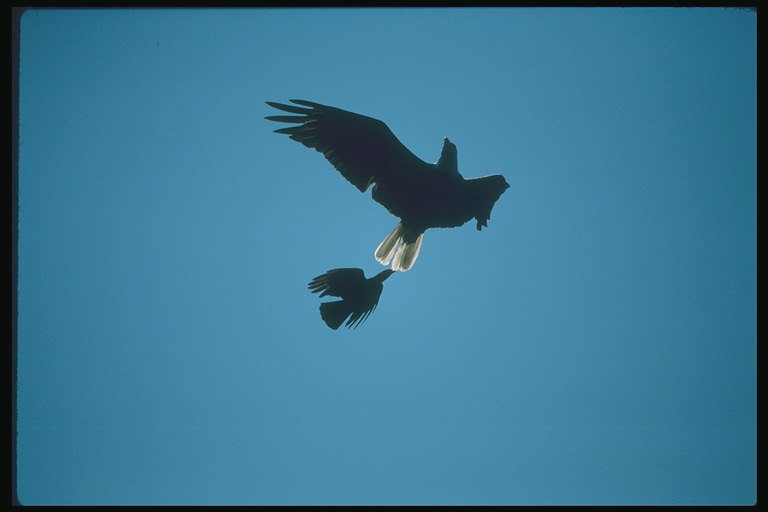
#> input picture datasets/testSample.jpg, 768 x 512 px, found by its file name
$ python play_test.py
#> lines starting #> are read from the running program, lines starting #| are printed output that depends on the picture
"""
Fixing the gmm with rnk
"""

import math
from collections import defaultdict

import cv2
import numpy as np
from matplotlib import pyplot
from scipy.special import digamma
from scipy.special import gamma
from sklearn.cluster import KMeans


def alpha_n():
    pass


def beta_n():
    pass


def s_n():
    pass


def m_n():
    pass


# E[ln pik]
def e_ln_pi_k(gama0, Nk):
    gammak = gama0 + Nk
    return digamma(gammak) - digamma(gammak.sum())


# E[T^2-lambda]
def e_t_two_lambda():
    pass


# E[|x-u|^lambda]
# [18 lines left out: functions e_x_mean_lambda, e_x_mean_lambda_short, not called in this run]


def e_x_mean_lamnda_2(mk, x, s0):
    y = (2 * mk.reshape(-1, 1) * x)
    y1 = np.power(x, 2) + np.power(mk, 2).reshape(-1, 1)
    return (1 / s0).reshape(-1, 1) + y1 - y


# [4 lines left out: function exp_mean_lambda_n, not called in this run]


# E[mean]
def e_mean():
    pass


# E[mean^2]
def e_mean_two():
    pass


# E[ln(T)]
def e_ln_precision(alpha, beta):
    # [5 lines of commented-out code are left out]
    return digamma(alpha) - np.log(beta)


# E[T]
def e_precision(alpha, beta):
    return alpha / beta


def e_precision_2(alphak, betak, shape):
    # return alphak / betak
    # p1 = gamma(alphak) * np.power(betak, 2 - shape)
    # temp = []
    # for i in p1:
    #     if i==np.inf:
    #         temp.append(0)
    #     else:
    #         temp.append(1/i)
    #
    # p2 = gamma(2 + alphak + shape)
    # # temp1 = []
    # # for i in p2:
    # #     if i==np.inf:
    # #         temp1.append(10000000000)
    # #     else:
    # #         temp1.append(i)
    # y1 = np.asarray(temp)
    # # y2 = np.asarray(temp1)
    # return y1*p2
    #

    y = 1 / (gamma(alphak) * np.power(betak, 2 - shape)) * gamma(2 + alphak - shape)
    # y = 1 / (digamma(alphak) * np.power(betak, 2 - shape)) * digamma(2 + alphak + shape)

    #
    # # y = 1 / (scipy.special.gammaln(alphak) * np.power(betak, 2 - shape)) * scipy.special.gammaln(2 + alphak + shape)
    return y


def p_z_pi():
    pass


def p_pi():
    pass


def p_mean():
    pass


def p_precision():
    pass


def q_z():
    pass


def q_pi():
    pass


def q_mean():
    pass


def q_precision():
    pass


# [4 lines left out: function ln_row_nk, not called in this run]


def initilization(k, x):
    # init
    kmeans = KMeans(n_clusters=k, random_state=0).fit(x.reshape(-1, 1))

    means = kmeans.cluster_centers_
    clustered_img = defaultdict(list)

    labels = kmeans.labels_

    for v, k in zip(x, labels): clustered_img[k].append(v)

    variance = []
    for i in clustered_img.keys():
        variance.append(np.var(np.asarray(clustered_img.get(i))))
    variance = np.asarray(variance)
    precision = 1 / variance
    weights = []

    for i in clustered_img.keys():
        weights.append(len(clustered_img.get(i)) / len(x))

    weights = np.asarray(weights)

    # resp = np.hstack((labels.reshape(-1,1), labels_1.reshape(-1, 1)))
    return (means, precision, weights, labels)


# input_img_path = "/Users/Srikanth/PycharmProjects/DataMiningClass/datasets/testSample_copy.jpg"
input_img_path = "/Users/Srikanth/PycharmProjects/DataMiningClass/datasets/testSample.jpg"
# input data points
x = cv2.imread(input_img_path, 0)
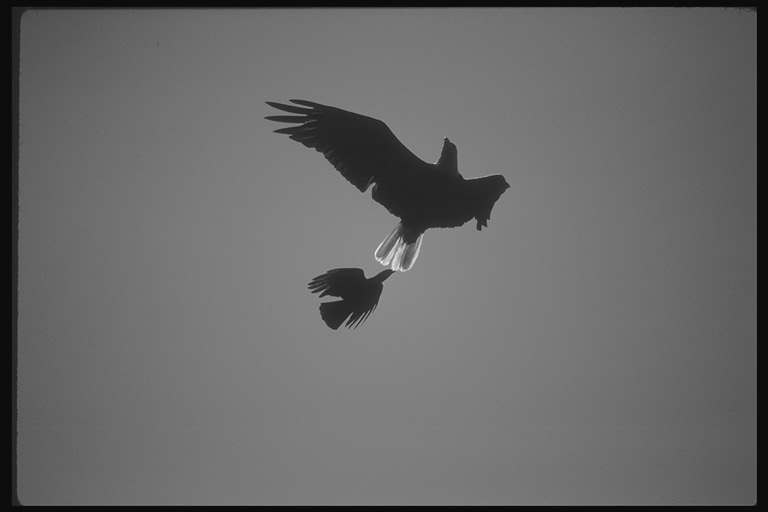
#> x: shape (512, 768); min 4, max 241, mean 104.7
N = len(x)
#> N = 512
pyplot.subplot(3, 1, 1)
pyplot.imshow(x)
o_shape = x.shape
#> o_shape = (512, 768)
x = x.reshape(-1)
k = 2

# hyper parameters
alpha0 = np.asarray([x.mean() ** 2 / x.var() ** 2 for _ in range(k)])
#> alpha0 = [0.0141, 0.0141]
# beta0 = np.asarray([1 / len(x) for _ in range(k)])
beta0 = np.asarray([x.var() / x.mean() for _ in range(k)])
#> beta0 = [8.43, 8.43]

shape = np.asarray([2 for _ in range(k)])
m0, s0, gama0, resp = initilization(k, x)
#> in initilization, `means = kmeans.cluster_centers_`: means = [27.34, 114]
#> the loop in initilization, `for v, k in zip(x, labels): clustered_img[k].append(v)` made 393216 passes
#> v on passes 1 to 3: 12, 12, 12
#> after the loop in initilization, `for i in clustered_img.keys():`: weights = [0.107, 0.893]
#> m0 = [27.34, 114]; s0 = [0.00384, 0.00635]; gama0 = [0.107, 0.893]

# m0 = np.asarray([0, 100, 200]).reshape(-1, 1)
# s0 = np.asarray([0.01,0.01,0.01]).reshape(-1)
pyplot.subplot(3, 1, 2)
pyplot.imshow(resp.reshape(o_shape))
temp = np.zeros((len(x), k))
#> temp = 393216 pairs, first value 0 to 0, second value 0 to 0
z = []

for i, j in zip(resp, temp):
    j[i] = 1
    z.append(j)
#> after the loop, z = 393216 items

z = np.asarray(z)
#> z = 393216 pairs, first value 0 to 1, second value 0 to 1
# rnk = z / z.sum(axis=0)
# rnk = z / z.sum(axis=1).reshape(-1, 1)
rnk = np.exp(z) / np.reshape(np.exp(z).sum(axis=1), (-1, 1))
#> rnk = 393216 pairs, first value 0.269 to 0.731, second value 0.269 to 0.731
Nk = rnk.sum(axis=0)
#> Nk = [125112, 268104]

e_ln_pi = e_ln_pi_k(gama0, Nk)
#> in e_ln_pi_k, `gammak = gama0 + Nk`: gammak = [125112.1, 268104.9]
#> e_ln_pi = [-1.15, -0.383]
e_ln_precision_ = e_ln_precision(alpha0, beta0)
#> e_ln_precision_ = [-73.71, -73.71]
e_precision_ = e_precision(alpha0, beta0)
#> e_precision_ = [0.00167, 0.00167]

# mk_sign = shape.reshape(-1, 1) * (1 - (x - m0) * e_precision_.reshape(-1, 1))
#
#
# mk_sign = mk_sign.sum(axis=1)
# mk = []
e_precision_2_k = e_precision_2(alpha0, beta0, shape)
#> in e_precision_2, `y = 1 / (gamma(alphak) * np.power(betak, 2 - shape)) * gamma(2 + alpha..`: y = [1, 1]
#> e_precision_2_k = [1, 1]
# [9 lines of commented-out code are left out]

mk = m0
#> mk = [27.34, 114]
sk = s0 - Nk*e_precision_
#> sk = [-209, -447.9]

# mk = m0.reshape(-1) + Nk * shape * e_precision_2_k / s0
e_x_mean_lambda_ = e_x_mean_lamnda_2(mk, x, s0).T
#> e_x_mean_lambda_ = 393216 pairs, first value -12027.3 to 804.9, second value -41560.1 to 12249.1

count = 0
# while

while (count < 100):
    for i in range(k):
        z[:, i] = e_ln_pi[i] + (1 / shape[i]) * e_ln_precision_[i] + np.log(shape[i]) - \
                  np.log(2 * gamma(1 / shape[i])) - e_precision_[i] * e_x_mean_lambda_[:, i]
        # [5 lines of commented-out code are left out]
    rnk = z / z.sum(axis=1).reshape(-1, 1)
    print("rnk: ", rnk[0])
    # Nk = rnk.sum(axis=0)
    NK = rnk.sum(axis=0)
    print(Nk)


    alphak = Nk / shape + alpha0 - 1
    # betak = beta0 + np.abs(Nk * e_x_mean_lambda_.sum(axis=0))
    betak = beta0 + (rnk * e_x_mean_lambda_).sum(axis=0)

    print(alphak, betak)
    # betak = beta0 + Nk
    # betak = beta0 + np.abs((rnk * e_x_mean_lambda_).sum(axis=0))
    e_precision_2_k = e_precision_2(alphak, betak, shape)

    # print(e_precision_2_k)
    e_ln_pi = e_ln_pi_k(gama0, Nk)
    e_ln_precision_ = e_ln_precision(alphak, betak)
    e_precision_ = e_precision(alphak, betak)

    # [13 lines of commented-out code are left out]
    print("Mk: ", mk)
    # e_x_mean_lambda_ = e_x_mean_lambda_short(s0, x, shape, mk, m0)
    mk = m0
    sk = s0 - Nk * e_precision_
    e_x_mean_lambda_ = e_x_mean_lamnda_2(mk, x, sk).T
    count += 1
#> this loop made 100 passes
#> (NK, betak, e_precision_, sk) on passes 1 to 8: ([247426.9, 145789.1], [-1.2e+09, -1.33e+09], [-5.21e-05, -0.000101], [6.52, 27.05]), ([nan, nan], [nan, nan], [nan, nan], [nan, nan]), ([nan, nan], [nan, nan], [nan, nan], [nan, nan]), ([nan, nan], [nan, nan], [nan, nan], [nan, nan]), ([nan, nan], [nan, nan], [nan, nan], [nan, nan]), ([nan, nan], [nan, nan], [nan, nan], [nan, nan]), ([nan, nan], [nan, nan], [nan, nan], [nan, nan]), ([nan, nan], [nan, nan], [nan, nan], [nan, nan])
#> (printed output is left out)
#> after the loop, count = 100

result = []
counter = 0
segmentedImage = np.zeros((len(x), 1), np.uint8)

# assigning values to pixels of different segments
rnk = list(rnk)
#> rnk = 393216 items
rnk = [list(i) for i in rnk]
for response in rnk:
    maxResp = max(response)
    respmax = response.index(maxResp)
    result.append(respmax)
    segmentedImage[counter] = 255 - m0[respmax]
    counter = counter + 1

segmentedImage = segmentedImage.reshape(o_shape[0], o_shape[1])
#> segmentedImage: shape (512, 768); every value is 227

pyplot.subplot(3, 1, 3)
pyplot.imshow(segmentedImage)
pyplot.show()
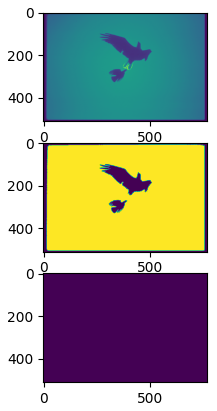
#> figure drawn by matplotlib, 3 panels
